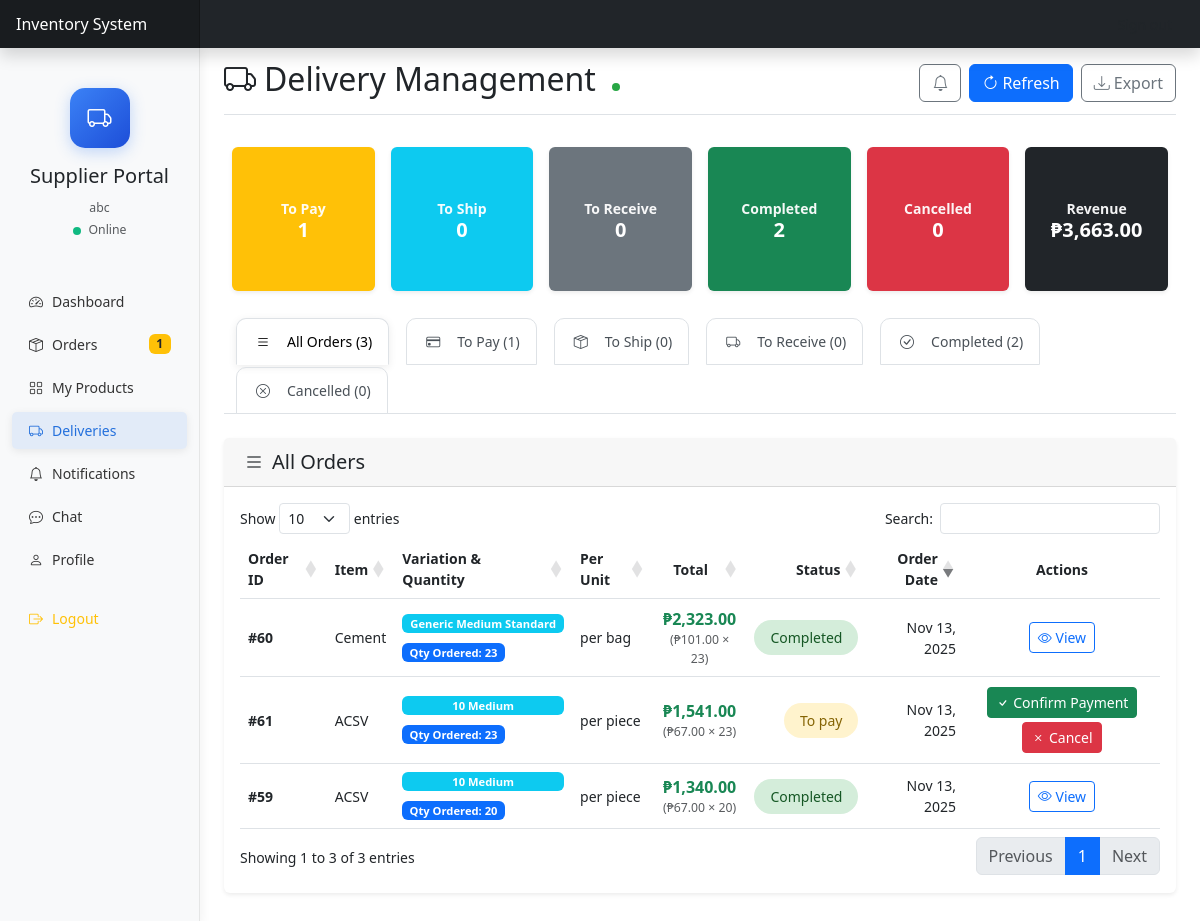
The page /supplier/deliveries.php (signed in) on the database its author committed.
### tables this page shows
CREATE TABLE `orders` (
  `id` int(11) NOT NULL,
  `inventory_id` int(11) DEFAULT NULL,
  `supplier_id` int(11) DEFAULT NULL,
  `user_id` int(11) DEFAULT NULL,
  `quantity` int(11) NOT NULL,
  `is_automated` tinyint(1) DEFAULT 0,
  `order_date` datetime DEFAULT current_timestamp(),
  `confirmation_status` enum('pending','confirmed','delivered','completed','cancelled') DEFAULT 'pending',
  `confirmation_date` datetime DEFAULT NULL,
  `unit_price` decimal(10,2) DEFAULT 0.00,
  `unit_type` varchar(50) NOT NULL DEFAULT 'per piece',
  `variation` varchar(50) DEFAULT NULL,
  `weight_ordered` decimal(10,3) DEFAULT NULL COMMENT 'Weight ordered for weight-based products',
  `is_weight_based` tinyint(1) DEFAULT 0 COMMENT 'Flag for weight-based orders'
);

CREATE TABLE `inventory` (
  `id` int(11) NOT NULL COMMENT 'Primary key - matches admin_orders.inventory_id',
  `sku` varchar(50) DEFAULT NULL COMMENT 'Product SKU',
  `name` varchar(100) NOT NULL COMMENT 'Product name - displayed as item_name in orders.php',
  `description` text DEFAULT NULL COMMENT 'Product description',
  `category` varchar(50) DEFAULT NULL COMMENT 'Product category',
  `reorder_threshold` int(11) NOT NULL DEFAULT 0 COMMENT 'Reorder threshold for alerts',
  `unit_type` varchar(50) NOT NULL DEFAULT 'per piece' COMMENT 'Unit type - matches admin_orders.unit_type',
  `quantity` int(11) NOT NULL DEFAULT 0 COMMENT 'Total quantity from completed orders - matches admin_orders.quantity aggregation',
  `unit_price` decimal(10,2) NOT NULL DEFAULT 0.00 COMMENT 'Unit price - matches admin_orders.unit_price',
  `supplier_id` int(11) DEFAULT NULL COMMENT 'Supplier ID - matches admin_orders.supplier_id',
  `location` varchar(100) DEFAULT NULL COMMENT 'Storage location',
  `image_url` varchar(255) DEFAULT NULL COMMENT 'Product image URL',
  `image_path` varchar(255) DEFAULT NULL COMMENT 'Product image file path',
  `is_deleted` tinyint(1) NOT NULL DEFAULT 0 COMMENT 'Soft delete flag: 0 = active, 1 = deleted',
  `last_updated` datetime DEFAULT current_timestamp() ON UPDATE current_timestamp() COMMENT 'Last update timestamp',
  `created_at` datetime DEFAULT current_timestamp() COMMENT 'Creation timestamp'
);

### supplier/deliveries.php (the view, shortened to what the rows shown need)
<?php
require_once '../models/order.php';
function formatVariationForDisplay($variation) {
    $parts = explode('|', $variation);
    $values = [];
    foreach ($parts as $part) {
        $av = explode(':', trim($part), 2);
        if (count($av) === 2) {
            $values[] = trim($av[1]);
        } else {
            $values[] = trim($part);
        }
    }
    return implode(' ', $values);
}
$database = new Database();
$db = $database->getConnection();
$order = new Order($db);
$supplier_id = $_SESSION['user_id'];
$stmt = $order->readBySupplier($supplier_id);
$orders = [];
while ($row = $stmt->fetch(PDO::FETCH_ASSOC)) {
    $workflow_status = '';
    switch ($row['confirmation_status']) {
        case 'pending':
            $workflow_status = 'to_pay';
            break;
        case 'completed':
            $workflow_status = 'completed';
            break;
    }
    $row['workflow_status'] = $workflow_status;
    $orders[] = $row;
}
?>
<!DOCTYPE html>
<html lang="en">
<head>
    <link href="https://cdn.jsdelivr.net/npm/bootstrap@5.3.0-alpha1/dist/css/bootstrap.min.css" rel="stylesheet">
    <link rel="stylesheet" href="https://cdn.jsdelivr.net/npm/bootstrap-icons@1.10.0/font/bootstrap-icons.css">
    <link rel="stylesheet" href="../assets/css/style.css">
    <link rel="stylesheet" href="https://cdn.datatables.net/1.13.7/css/dataTables.bootstrap5.min.css">
</head>
<body>
    <div class="container-fluid">
        <div class="row">
            <main class="col-md-9 ms-sm-auto col-lg-10 px-md-4 py-2">
                <div class="d-flex justify-content-between flex-wrap flex-md-nowrap align-items-center pt-1 pb-2 mb-3 border-bottom">
                    <h1 class="h2">
                        <i class="bi bi-truck me-2"></i>Delivery Management
                        <span class="real-time-indicator ms-2"></span>
                    </h1>
                </div>
                <div class="tab-content" id="workflowTabsContent">
                    <div class="tab-pane fade show active" id="all" role="tabpanel">
                        <div class="card">
                            <div class="card-body">
                                <div class="table-responsive">
                                    <table class="table table-hover" id="allOrdersTable">
                                        <thead>
                                            <tr>
                                                <th>Order ID</th>
                                                <th>Item</th>
                                                <th>Variation & Quantity</th>
                                                <th>Per Unit</th>
                                                <th>Total</th>
                                                <th>Status</th>
                                                <th>Order Date</th>
                                                <th>Actions</th>
                                            </tr>
                                        </thead>
                                        <tbody>
                                            <?php if (empty($orders)): ?>
                                            <tr>
                                                <td colspan="8" class="text-center py-4">
                                                    <div class="text-muted">
                                                        <i class="bi bi-inbox" style="font-size: 2rem;"></i>
                                                        <p class="mt-2 mb-0">No orders available</p>
                                                    </div>
                                                </td>
                                            </tr>
                                            <?php else: ?>
                                            <?php foreach ($orders as $order_item): ?>
                                            <tr>
                                                <td><strong>#<?php echo $order_item['id']; ?></strong></td>
                                                <td><?php echo htmlspecialchars($order_item['inventory_name'] ?? 'N/A'); ?></td>
                                                <td>
                                                    <div class="d-flex flex-column">
                                                        <?php if (!empty($order_item['variation'])): ?>
                                                            <span class="badge bg-info mb-1"><?= htmlspecialchars(formatVariationForDisplay($order_item['variation'])) ?></span>
                                                        <?php else: ?>
                                                            <span class="text-muted">No Variation</span>
                                                        <?php endif; ?>
                                                        <div class="mt-1">
                                                            <span class="badge bg-primary">Qty Ordered: <strong><?= $order_item['quantity'] ?></strong></span>
                                                        </div>
                                                    </div>
                                                </td>
                                                <td><?php echo htmlspecialchars($order_item['unit_type'] ?? 'N/A'); ?></td>
                                                <td>
                                                    <div class="d-flex flex-column">
                                                        <strong class="text-success fs-6">₱<?php echo number_format($order_item['quantity'] * ($order_item['unit_price'] ?? 0), 2); ?></strong>
                                                        <small class="text-muted">(₱<?php echo number_format($order_item['unit_price'] ?? 0, 2); ?> × <?= $order_item['quantity'] ?>)</small>
                                                    </div>
                                                </td>
                                                <td>
                                                    <span class="status-badge status-<?php echo $order_item['workflow_status']; ?>">
                                                        <?php echo ucfirst(str_replace('_', ' ', $order_item['workflow_status'])); ?>
                                                    </span>
                                                </td>
                                                <td><?php echo date('M j, Y', strtotime($order_item['order_date'])); ?></td>
                                                <td>
                                                    <div class="action-buttons">
                                                        <?php if ($order_item['workflow_status'] === 'to_pay'): ?>
                                                        <button class="btn btn-success btn-sm" onclick="confirmPayment(<?php echo $order_item['id']; ?>)">
                                                            <i class="bi bi-check"></i> Confirm Payment
                                                        </button>
                                                        <button class="btn btn-danger btn-sm" onclick="cancelOrder(<?php echo $order_item['id']; ?>)">
                                                            <i class="bi bi-x"></i> Cancel
                                                        </button>
                                                        <?php elseif ($order_item['workflow_status'] === 'to_receive'): ?>
                                                        <button class="btn btn-success btn-sm" onclick="markOrderCompleted(<?php echo $order_item['id']; ?>)">
                                                            <i class="bi bi-check-all"></i> Mark Completed
                                                        </button>
                                                        <?php endif; ?>
                                                        <?php if ($order_item['workflow_status'] === 'completed'): ?>
                                                        <button class="btn btn-outline-primary btn-sm view-order-btn" data-order-id="<?php echo $order_item['id']; ?>" onclick="viewOrderDetails(<?php echo $order_item['id']; ?>, this)">
                                                            <i class="bi bi-eye"></i> View
                                                        </button>
                                                        <?php endif; ?>
                                                    </div>
                                                </td>
                                            </tr>
                                            <?php endforeach; ?>
                                            <?php endif; ?>
                                        </tbody>
                                    </table>
                                </div>
                            </div>
                        </div>
                    </div>
                </div>
            </main>
        </div>
    </div>
</body>
</html>

### rows shown on the page
orders: id "60", inventory.name "Cement", variation "Generic Medium Standard", quantity "23", unit_type "per bag", unit_price "2,323.00", unit_price "101.00", confirmation_status "Completed", order_date "Nov 13, 2025"
orders: id "61", inventory.name "ACSV", variation "10 Medium", quantity "23", unit_type "per piece", unit_price "1,541.00", unit_price "67.00", workflow_status "To pay", order_date "Nov 13, 2025"
orders: id "59", inventory.name "ACSV", variation "10 Medium", quantity "20", unit_type "per piece", unit_price "1,340.00", unit_price "67.00", confirmation_status "Completed", order_date "Nov 13, 2025"

### other values the page prints
$_SESSION['username'] "abc"
$pending_orders "1"
$to_pay "1"
$to_ship "0"
$to_receive "0"
$completed "2"
$cancelled "0"
$total_revenue "3,663.00"
$total_orders "3"
